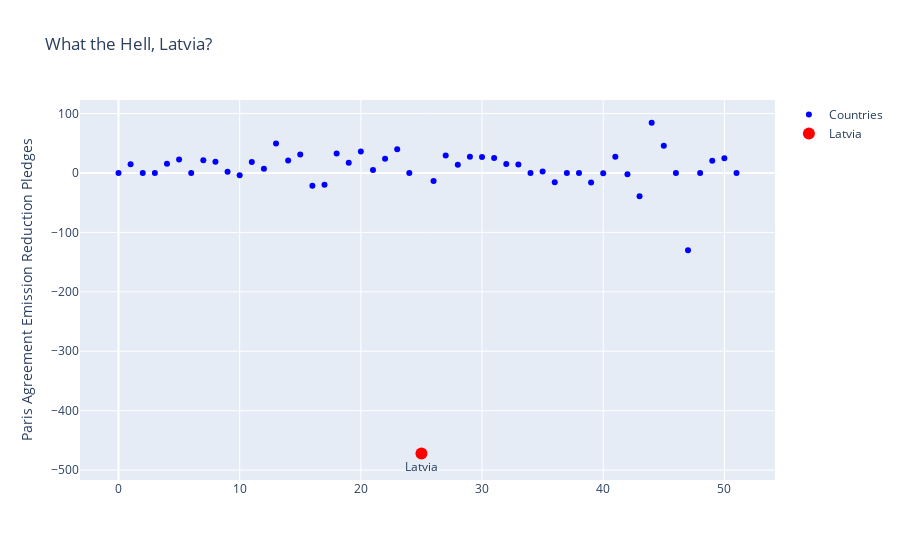

Notebook cell for this chart:
### Code cell
import plotly.graph_objects as go

# x range and y values
x = list(range(52))
y = hypothesis_4_hi_df["rel_reduction_low3"]

# Latvia's index (assuming "Latvia" is at position 25)
latvia_x = 25
latvia_y = -472

fig = go.Figure()

# Main scatter plot
fig.add_trace(go.Scatter(
    x=x, y=y,
    mode='markers',
    name='Countries',
    marker=dict(color='blue')
))

# Latvia point
fig.add_trace(go.Scatter(
    x=[latvia_x],
    y=[latvia_y],
    mode='markers+text',
    name='Latvia',
    marker=dict(color='red', size=12),
    text=["Latvia"],
    textposition="bottom center"
))

# Update layout for labels and title
fig.update_layout(
    yaxis_title="Paris Agreement Emission Reduction Pledges",
    title="What the Hell, Latvia?",
    showlegend=True
)

fig.show()

### Figure 1 — Plotly figure (JSON) as saved in the notebook; plotly's stock layout.template omitted (floating-point values rounded to 4 significant figures)
{"data": [{"marker": {"color": "blue"}, "mode": "markers", "name": "Countries", "type": "scatter", "x": [0, 1, 2, 3, 4, 5, 6, 7, 8, 9, 10, 11, 12, 13, 14, 15, 16, 17, 18, 19, 20, 21, 22, 23, 24, 25, 26, 27, 28, 29, 30, 31, 32, 33, 34, 35, 36, 37, 38, 39, 40, 41, 42, 43, 44, 45, 46, 47, 48, 49, 50, 51], "y": [0.0, 14.66, 0.0, 0.0, 15.37, 22.5, 0.0, 21.22, 19.04, 2.081, -3.859, 18.43, 7.158, 49.6, 20.84, 30.94, -21.43, -20.03, 32.85, 17.3, 36.02, 4.959, 23.81, 39.82, 0.0, -472.4, -13.71, 29.2, 13.67, 27.37, 26.99, 25.05, 15.06, 14.09, 0.0, 2.456, -15.85, 0.0, 0.0, -16.25, -0.4319, 27.38, -2.371, -39.07, 84.45, 45.9, 0.0, -130.1, 0.0, 20.61, 24.71, 0.0]}, {"marker": {"color": "red", "size": 12}, "mode": "markers+text", "name": "Latvia", "text": ["Latvia"], "textposition": "bottom center", "type": "scatter", "x": [25], "y": [-472]}], "layout": {"showlegend": true, "title": {"text": "What the Hell, Latvia?"}, "yaxis": {"title": {"text": "Paris Agreement Emission Reduction Pledges"}}}}
